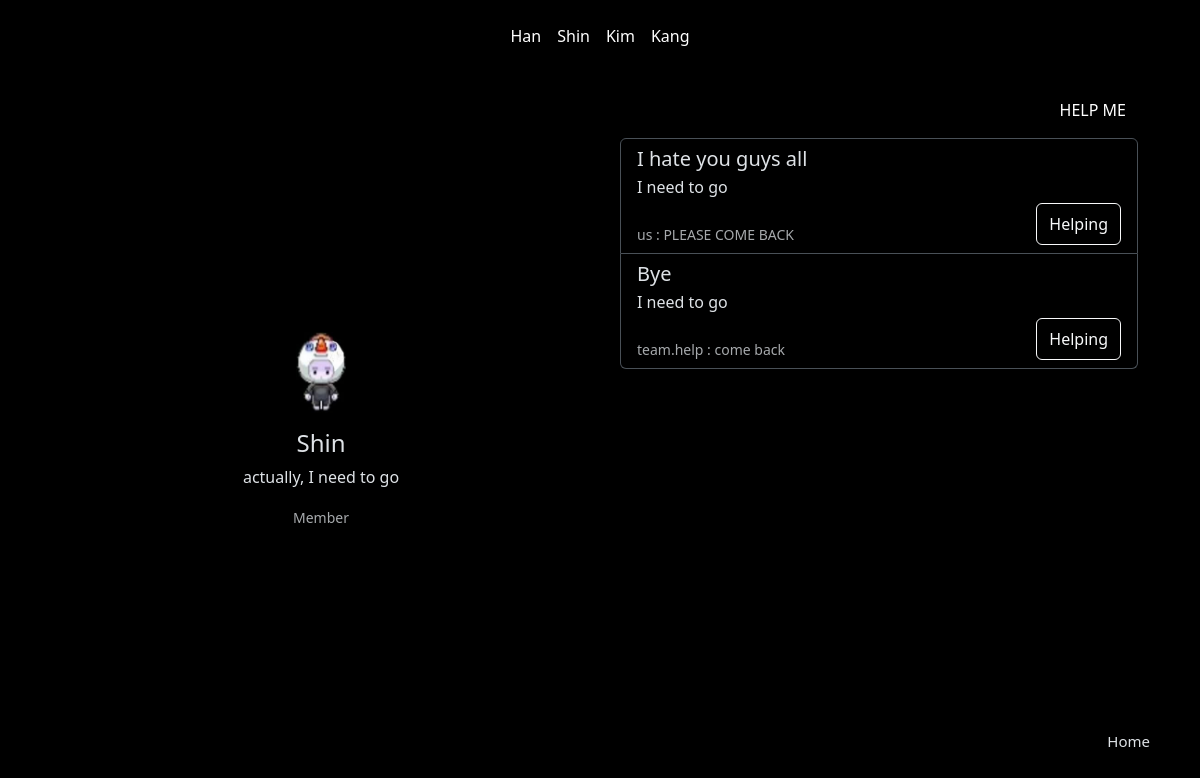
Before: /member1 with the older database file.
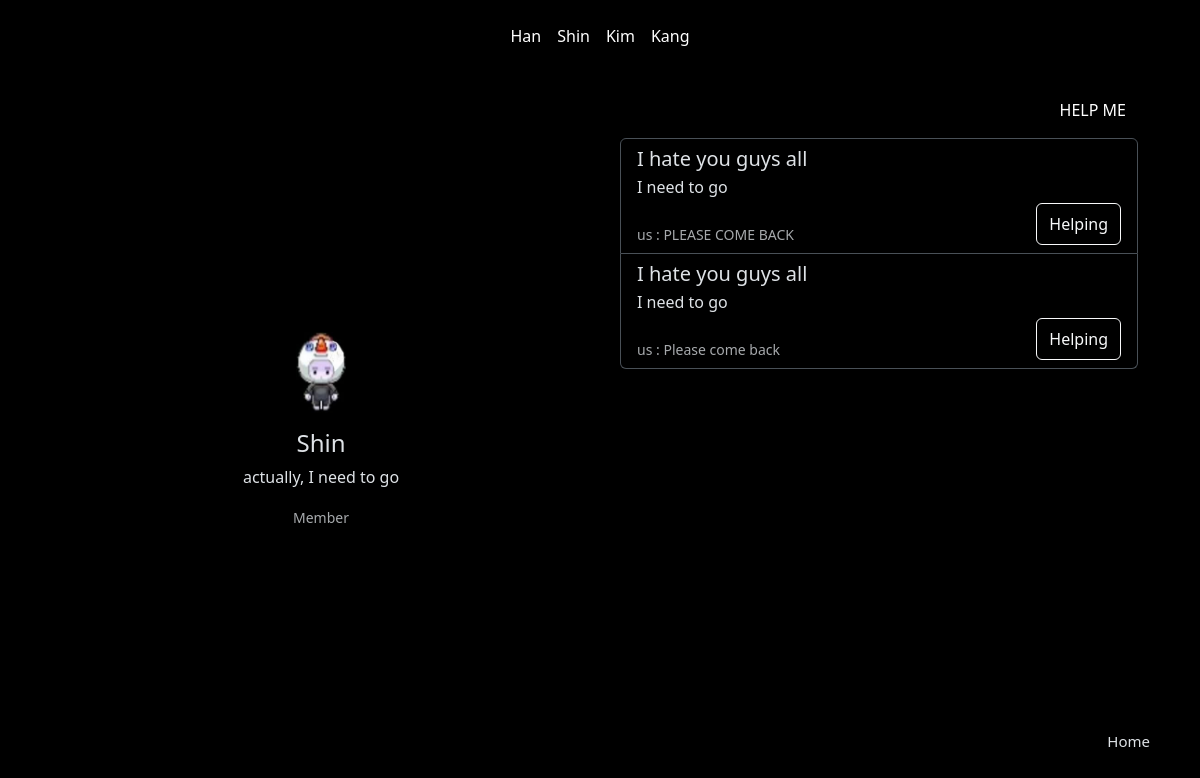
After: the same page with the newer database file.
### app.py (models this page shows, shortened)
class Help(db.Model):
    listnum = db.Column(db.Integer, primary_key=True)
    title = db.Column(db.String, nullable=False)
    content = db.Column(db.String, nullable=False)
    username = db.Column(db.String, nullable=False)
    answer = db.Column(db.String, nullable=False, default="")

class Answer(db.Model):
    listnum = db.Column(db.Integer, primary_key=True)
    answer = db.Column(db.String, nullable=False)
    hiiam = db.Column(db.String, nullable=False, default="someone") #누군지 안 적고 도움 주면 "someone"이 디폴트값
    username = db.Column(db.String, nullable=False)
    whatlist = db.Column(db.String, nullable=False, default="")

### app.py (the view)
@app.route("/member1")
def member1():
    name = "Shin"
    profile = "actually, I need to go"
    tag = "Member"
    help_list = Help.query.filter_by(username="member1").all()
    answer_list = Answer.query.filter_by(username="member1").all()
    context = {
        "name": name,
        "profile": profile,
        "tag": tag
    }
    return render_template("member1.html", data=context, dowajo=help_list, doum=answer_list)

### templates/member1.html (shortened to what the changed rows need)
<!DOCTYPE html>
<html lang="en">
  <head>
    <link
      href="https://cdn.jsdelivr.net/npm/bootstrap@5.3.2/dist/css/bootstrap.min.css"
      rel="stylesheet"
    />
  </head>
  <body data-bs-theme="dark">
    <div class="container">
      <div class="board">
        <div class="list-group">
          {% for dowajo in dowajo %}
          <a
            href="#"
            class="list-group-item list-group-item-action"
            style="background-color: transparent"
          >
            <div class="d-flex w-100 justify-content-between">
              <h5 class="mb-1">{{dowajo.title}}</h5>
            </div>
            <p class="mb-1">{{dowajo.content}}</p>
            <div class="d-flex w-100 justify-content-between">
              {% for doum in doum %}
              <small class="text-body-secondary"
                ><br />{{doum.hiiam}} : {{doum.answer}}</small
              >
              {% endfor %}
              <button
                type="button"
                class="btn btn-outline-light"
                data-bs-toggle="modal"
                data-bs-target="#exampleModal2"
              >
                Helping
              </button>
            </div>
          </a>
          {% endfor %}
        </div>
      </div>
    </div>
  </body>
</html>

Changed rows visible on the page:
changed Help "I need to go": title "Bye" → "I hate you guys all"
changed Answer: hiiam "team.help" → "us"; answer "come back" → "Please come back"
